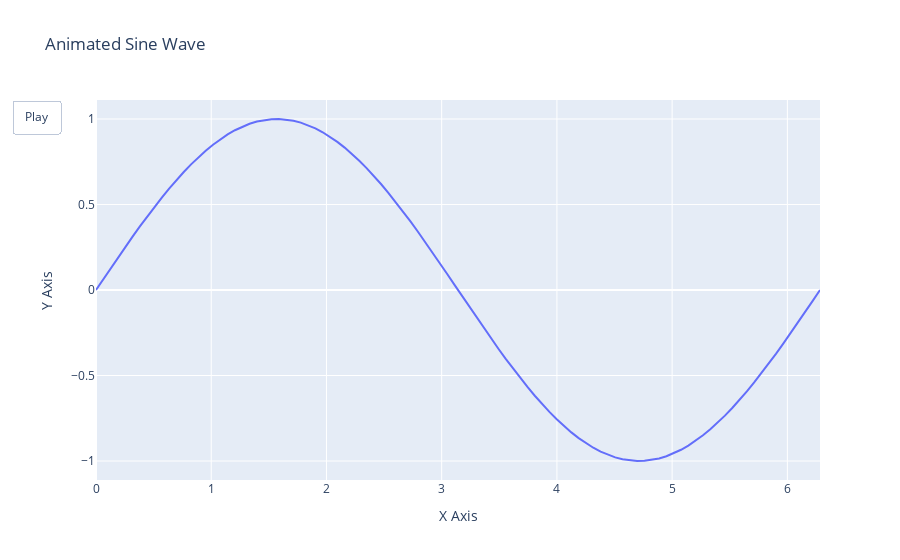

The code cell stored with this chart in its notebook:
### Markdown cell above
#### Анімація лінійного графіка

### Code cell
import plotly.graph_objects as go
import numpy as np

# Дані для анімації
x = np.linspace(0, 2 * np.pi, 100)
frames = [go.Frame(data=[go.Scatter(x=x, y=np.sin(x + phase))], name=str(phase)) for phase in np.linspace(0, 2 * np.pi, 20)]

# Базовий графік
fig = go.Figure(
    data=[go.Scatter(x=x, y=np.sin(x), mode="lines")],
    layout=go.Layout(title="Animated Sine Wave", xaxis_title="X Axis", yaxis_title="Y Axis"),
    frames=frames
)

# Додаємо анімаційні елементи
fig.update_layout(
    updatemenus=[dict(type="buttons", showactive=False, buttons=[dict(label="Play", method="animate", args=[None])])]
)
fig.show()

### Figure 1 — Plotly figure (JSON) as saved in the notebook; plotly's stock layout.template omitted (floating-point values rounded to 4 significant figures)
{"data": [{"mode": "lines", "type": "scatter", "x": [0, 0.06347, 0.1269, 0.1904, 0.2539, 0.3173, 0.3808, 0.4443, 0.5077, 0.5712, 0.6347, 0.6981, 0.7616, 0.8251, 0.8885, 0.952, 1.015, 1.079, 1.142, 1.206, 1.269, 1.333, 1.396, 1.46, 1.523, 1.587, 1.65, 1.714, 1.777, 1.841, 1.904, 1.967, 2.031, 2.094, 2.158, 2.221, 2.285, 2.348, 2.412, 2.475, 2.539, 2.602, 2.666, 2.729, 2.793, 2.856, 2.919, 2.983, 3.046, 3.11, 3.173, 3.237, 3.3, 3.364, 3.427, 3.491, 3.554, 3.618, 3.681, 3.745, 3.808, 3.871, 3.935, 3.998, 4.062, 4.125, 4.189, 4.252, 4.316, 4.379, 4.443, 4.506, 4.57, 4.633, 4.697, 4.76, 4.823, 4.887, 4.95, 5.014, 5.077, 5.141, 5.204, 5.268, 5.331, 5.395, 5.458, 5.522, 5.585, 5.649, 5.712, 5.775, 5.839, 5.902, 5.966, 6.029, 6.093, 6.156, 6.22, 6.283], "y": [-2.449e-16, 0.06342, 0.1266, 0.1893, 0.2511, 0.312, 0.3717, 0.4298, 0.4862, 0.5406, 0.5929, 0.6428, 0.6901, 0.7346, 0.7761, 0.8146, 0.8497, 0.8815, 0.9096, 0.9341, 0.9549, 0.9718, 0.9848, 0.9938, 0.9989, 0.9999, 0.9969, 0.9898, 0.9788, 0.9638, 0.945, 0.9224, 0.896, 0.866, 0.8326, 0.7958, 0.7557, 0.7127, 0.6668, 0.6182, 0.5671, 0.5137, 0.4582, 0.4009, 0.342, 0.2817, 0.2203, 0.158, 0.09506, 0.03173, -0.03173, -0.09506, -0.158, -0.2203, -0.2817, -0.342, -0.4009, -0.4582, -0.5137, -0.5671, -0.6182, -0.6668, -0.7127, -0.7557, -0.7958, -0.8326, -0.866, -0.896, -0.9224, -0.945, -0.9638, -0.9788, -0.9898, -0.9969, -0.9999, -0.9989, -0.9938, -0.9848, -0.9718, -0.9549, -0.9341, -0.9096, -0.8815, -0.8497, -0.8146, -0.7761, -0.7346, -0.6901, -0.6428, -0.5929, -0.5406, -0.4862, -0.4298, -0.3717, -0.312, -0.2511, -0.1893, -0.1266, -0.06342, -4.899e-16]}], "layout": {"autosize": true, "title": {"text": "Animated Sine Wave"}, "updatemenus": [{"active": 0, "buttons": [{"args": [null], "label": "Play", "method": "animate"}], "showactive": false, "type": "buttons"}], "xaxis": {"autorange": true, "range": [0, 6.283], "title": {"text": "X Axis"}, "type": "linear"}, "yaxis": {"autorange": true, "range": [-1.111, 1.111], "title": {"text": "Y Axis"}, "type": "linear"}}}
